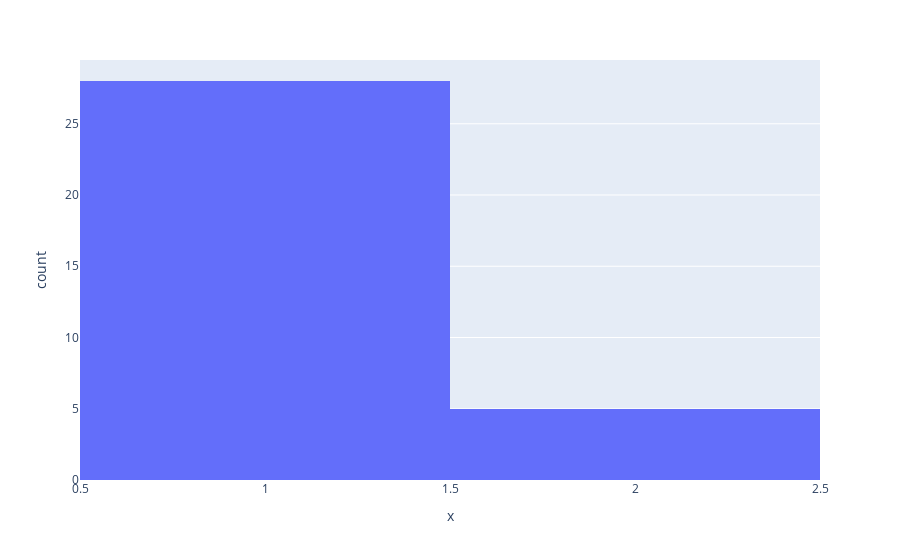

Notebook cell for this chart:
### Code cell
db = instance_mongodb_sei(project="mlts")
collection = db.grambow_green_calculation

num_imag_freqs = []

for doc in collection.find({'task_label': 'frequency calculation', 'tags.state': 'transition_state'}):
    frequencies = doc['calcs_reversed'][0]['frequencies']
    _num_imag_freqs = len([freq for freq in frequencies if freq < 0])
    if _num_imag_freqs > 1:
        print(frequencies)
    num_imag_freqs.append(_num_imag_freqs)

fig = px.histogram(x=num_imag_freqs)
fig.show()

### Figure 1 — Plotly figure (JSON) as saved in the notebook; plotly's stock layout.template omitted (floating-point values rounded to 4 significant figures)
{"data": [{"alignmentgroup": "True", "bingroup": "x", "hovertemplate": "x=%{x}<br>count=%{y}<extra></extra>", "legendgroup": "", "marker": {"color": "#636efa", "pattern": {"shape": ""}}, "name": "", "offsetgroup": "", "orientation": "v", "showlegend": false, "type": "histogram", "x": [1, 1, 1, 1, 2, 1, 1, 1, 1, 1, 1, 1, 1, 1, 1, 1, 1, 1, 2, 1, 1, 1, 2, 2, 2, 1, 1, 1, 1, 1, 1, 1, 1], "xaxis": "x", "yaxis": "y"}], "layout": {"barmode": "relative", "legend": {"tracegroupgap": 0}, "margin": {"t": 60}, "xaxis": {"anchor": "y", "domain": [0, 1], "title": {"text": "x"}}, "yaxis": {"anchor": "x", "domain": [0, 1], "title": {"text": "count"}}}}
